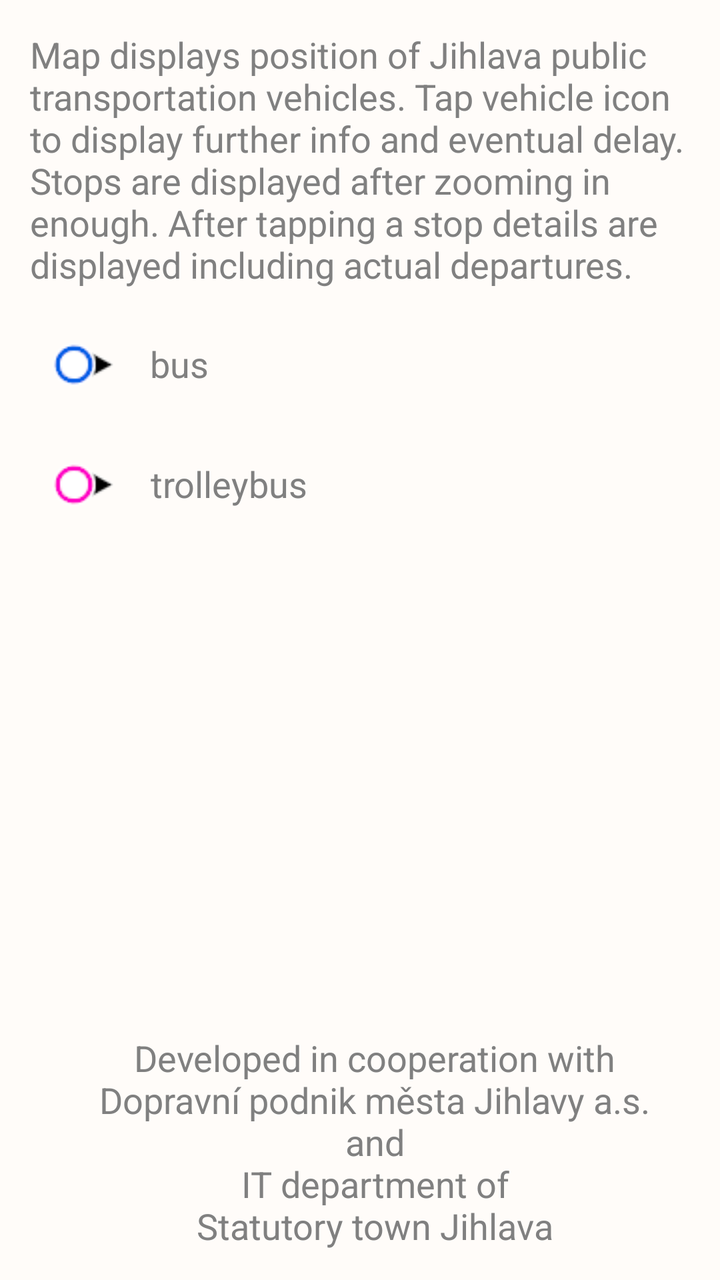
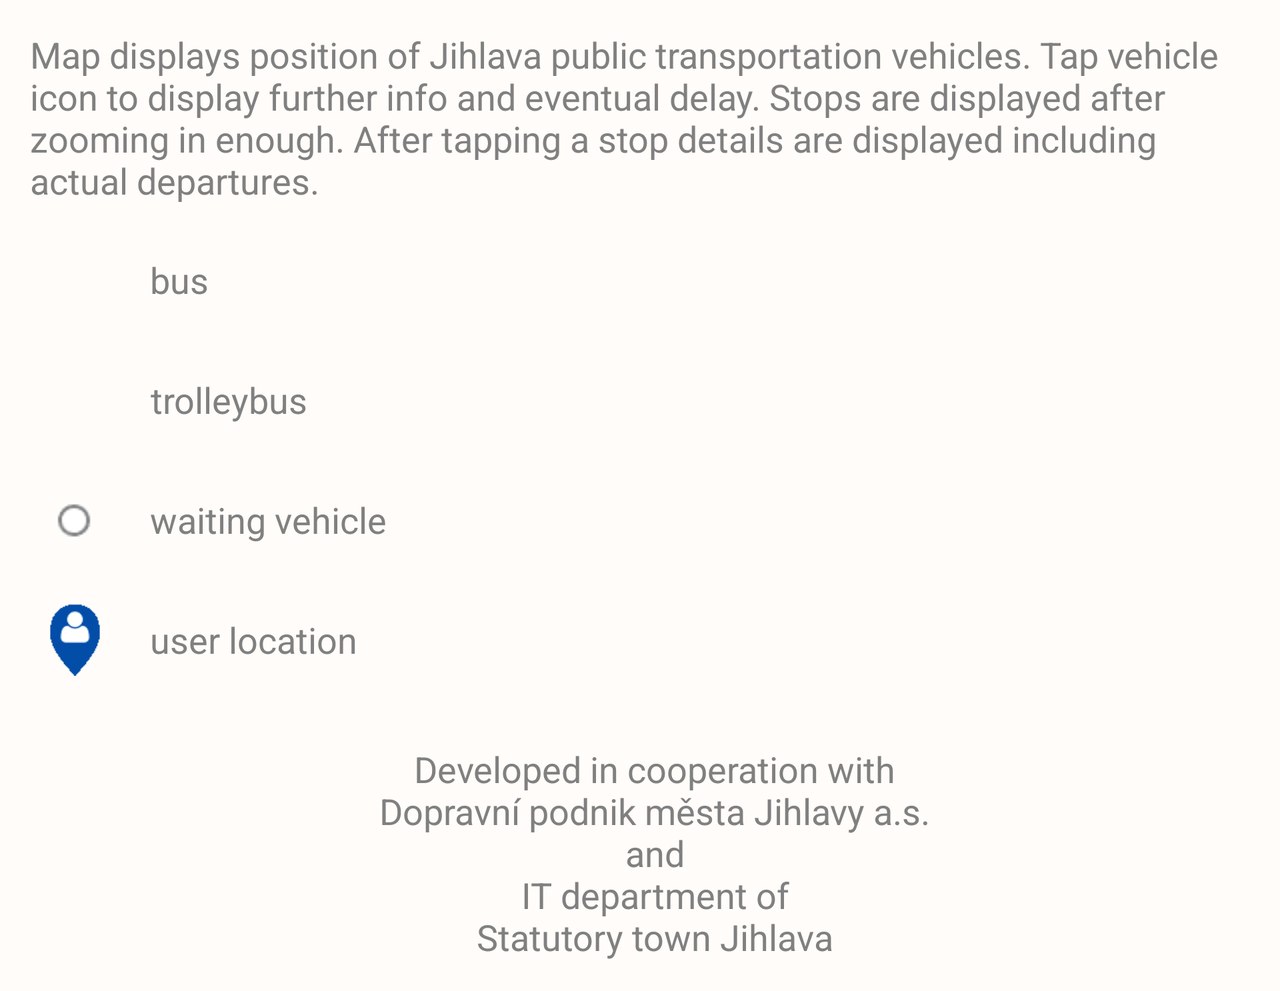

An Android layout and its configuration variant, each rendered on a device that would load it. The default file and the variant file are quoted in full after the pictures.
<!-- AndroidManifest.xml: application theme AppTheme -->
<!-- res/layout/activity_map_key.xml -->
<?xml version="1.0" encoding="utf-8"?>
<androidx.constraintlayout.widget.ConstraintLayout xmlns:android="http://schemas.android.com/apk/res/android"
    xmlns:app="http://schemas.android.com/apk/res-auto"
    xmlns:tools="http://schemas.android.com/tools"
    android:layout_width="match_parent"
    android:layout_height="match_parent"
    android:padding="15dp"
    tools:context=".activities.MapKeyActivity">

    <androidx.appcompat.widget.AppCompatTextView
        android:id="@+id/mapKeyText"
        app:layout_constraintTop_toTopOf="parent"
        android:layout_width="match_parent"
        android:layout_height="wrap_content"
        style="@style/labelTextView"
        android:textSize="18sp"
        android:text="@string/map_functionality_description" />

    <androidx.appcompat.widget.AppCompatImageView
        android:id="@+id/busIcon"
        android:layout_width="45dp"
        android:layout_height="45dp"
        app:layout_constraintTop_toBottomOf="@id/mapKeyText"
        app:layout_constraintStart_toStartOf="parent"
        android:layout_marginTop="15dp"
        android:src="@drawable/bus"
        android:rotation="90" />

    <androidx.appcompat.widget.AppCompatImageView
        android:id="@+id/trolleybusIcon"
        android:layout_width="45dp"
        android:layout_height="45dp"
        app:layout_constraintTop_toBottomOf="@id/busIcon"
        app:layout_constraintStart_toStartOf="parent"
        android:layout_marginTop="15dp"
        android:src="@drawable/trolleybus"
        android:rotation="90" />

    <androidx.appcompat.widget.AppCompatImageView
        android:id="@+id/waitingIcon"
        android:layout_width="45dp"
        android:layout_height="45dp"
        app:layout_constraintTop_toBottomOf="@id/trolleybusIcon"
        app:layout_constraintStart_toStartOf="parent"
        android:layout_marginTop="15dp"
        android:src="@drawable/waiting"
        android:rotation="90" />

    <androidx.appcompat.widget.AppCompatTextView
        android:id="@+id/busText"
        app:layout_constraintTop_toBottomOf="@id/mapKeyText"
        app:layout_constraintStart_toEndOf="@id/busIcon"
        android:layout_width="wrap_content"
        android:layout_height="45dp"
        style="@style/labelTextView"
        android:textSize="18sp"
        android:layout_marginTop="15dp"
        android:text="@string/bus"
        android:gravity="center"
        android:layout_marginStart="15dp" />

    <androidx.appcompat.widget.AppCompatTextView
    android:id="@+id/trolleybusText"
    app:layout_constraintTop_toBottomOf="@id/busText"
    app:layout_constraintStart_toEndOf="@id/trolleybusIcon"
    android:layout_width="wrap_content"
    android:layout_height="45dp"
    style="@style/labelTextView"
    android:textSize="18sp"
    android:layout_marginTop="15dp"
    android:text="@string/trolleybus"
    android:gravity="center"
    android:layout_marginStart="15dp" />

    <androidx.appcompat.widget.AppCompatTextView
        android:id="@+id/waitingText"
        app:layout_constraintTop_toBottomOf="@id/trolleybusText"
        app:layout_constraintStart_toEndOf="@id/waitingIcon"
        android:layout_width="wrap_content"
        android:layout_height="45dp"
        style="@style/labelTextView"
        android:textSize="18sp"
        android:layout_marginTop="15dp"
        android:text=""
        android:gravity="center"
        android:layout_marginStart="15dp" />

    <androidx.appcompat.widget.AppCompatTextView
        android:id="@+id/credits"
        app:layout_constraintBottom_toBottomOf="parent"
        app:layout_constraintStart_toStartOf="parent"
        android:layout_width="match_parent"
        android:layout_height="wrap_content"
        style="@style/labelTextView"
        android:textSize="18sp"
        android:text="@string/created"
        android:gravity="center"
        android:layout_marginStart="15dp" />

</androidx.constraintlayout.widget.ConstraintLayout>
<!-- resources referenced by this layout -->
<resources>
  <!-- drawable bus: png bitmap (drawable, 1277 bytes) -->
  <!-- drawable trolleybus: png bitmap (drawable, 1170 bytes) -->
  <!-- drawable waiting: png bitmap (mipmap-mdpi, 711 bytes) -->
  <string name="bus">bus</string>
  <string name="created">Developed in cooperation with\nDopravní podnik města Jihlavy a.s.\nand\nIT department of\nStatutory town Jihlava</string>
  <string name="map_functionality_description">Map displays position of Jihlava public transportation vehicles. Tap vehicle icon to display further info and eventual delay. Stops are displayed after zooming in enough. After tapping a stop details are displayed including actual departures.</string>
  <string name="trolleybus">trolleybus</string>
  <style name="labelTextView">
          <item name="android:layout_width">match_parent</item>
          <item name="android:layout_height">wrap_content</item>
          <item name="android:textStyle">normal</item>
          <item name="android:textSize">16sp</item>
          <item name="android:textColor">#808080</item>
      </style>
  <style name="AppTheme" parent="Theme.AppCompat.Light.DarkActionBar">
          
          <item name="colorPrimary">#024DA8</item>
          <item name="colorPrimaryDark">#013069</item>
          <item name="colorAccent">#1B7DF5</item>
          <item name="android:navigationBarColor">#013069</item>
          <item name="android:textColor">#483D3F</item>
          <item name="android:windowBackground">@drawable/background</item>
          <item name="android:colorBackground">#FFFCF9</item>
          <item name="android:datePickerStyle">@style/MyDatePicker</item>
          <item name="android:timePickerStyle">@style/MyTimePicker</item>
      </style>
  <!-- drawable background (drawable) -->
  <?xml version="1.0" encoding="utf-8"?>
  <shape xmlns:android="http://schemas.android.com/apk/res/android" android:shape="rectangle">
      <solid android:color="#FFFCF9"/>
  </shape>
  <style name="MyDatePicker" parent="android:Widget.Material.Light.DatePicker">
          <item name="android:datePickerMode">calendar</item>
  
          <item name="android:headerBackground">#024DA8</item>
      </style>
  <style name="MyTimePicker" parent="android:Widget.Material.Light.TimePicker">
          <item name="android:timePickerMode">clock</item>
  
          <item name="android:headerBackground">#024DA8</item>
          <item name="android:numbersTextColor">#483D3F</item>
          <item name="android:numbersBackgroundColor">#FFFCF9</item>
          <item name="android:numbersSelectorColor">#C9F0FF</item>
  
          <item name="colorControlActivated">#483D3F</item>
          <item name="colorAccent">#024DA8</item>
          <item name="android:textColorPrimary">#483D3F</item>
          <item name="android:textColorSecondary">#483D3F</item>
          <item name="android:numbersInnerTextColor" tools:targetApi="m">#483D3F</item>
      </style>
</resources>
<!-- res/layout-land/activity_map_key.xml (the repository's variant of the layout above) -->
<!-- drawn on the phone turned sideways -->
<?xml version="1.0" encoding="utf-8"?>
<androidx.core.widget.NestedScrollView android:layout_width="match_parent"
    xmlns:android="http://schemas.android.com/apk/res/android"
    android:layout_height="match_parent"
    android:fillViewport="true">

<androidx.constraintlayout.widget.ConstraintLayout
    xmlns:app="http://schemas.android.com/apk/res-auto"
    xmlns:tools="http://schemas.android.com/tools"
    android:layout_width="match_parent"
    android:layout_height="wrap_content"
    android:padding="15dp"
    tools:context=".activities.MapKeyActivity">

    <androidx.appcompat.widget.AppCompatTextView
        android:id="@+id/mapKeyText"
        app:layout_constraintTop_toTopOf="parent"
        android:layout_width="match_parent"
        android:layout_height="wrap_content"
        style="@style/labelTextView"
        android:textSize="18sp"
        android:text="@string/map_functionality_description" />

    <androidx.appcompat.widget.AppCompatImageView
        android:id="@+id/busIcon"
        android:layout_width="45dp"
        android:layout_height="45dp"
        app:layout_constraintTop_toBottomOf="@id/mapKeyText"
        app:layout_constraintStart_toStartOf="parent"
        android:layout_marginTop="15dp"
        android:src="@mipmap/bus"
        android:rotation="90" />

    <androidx.appcompat.widget.AppCompatImageView
        android:id="@+id/trolleybusIcon"
        android:layout_width="45dp"
        android:layout_height="45dp"
        app:layout_constraintTop_toBottomOf="@id/busIcon"
        app:layout_constraintStart_toStartOf="parent"
        android:layout_marginTop="15dp"
        android:src="@mipmap/trolleybus"
        android:rotation="90" />

    <androidx.appcompat.widget.AppCompatImageView
        android:id="@+id/waitingIcon"
        android:layout_width="45dp"
        android:layout_height="45dp"
        app:layout_constraintTop_toBottomOf="@id/trolleybusIcon"
        app:layout_constraintStart_toStartOf="parent"
        android:layout_marginTop="15dp"
        android:src="@mipmap/waiting"
        android:rotation="90" />

    <androidx.appcompat.widget.AppCompatImageView
        android:id="@+id/userIcon"
        android:layout_width="45dp"
        android:layout_height="45dp"
        app:layout_constraintTop_toBottomOf="@id/waitingIcon"
        app:layout_constraintStart_toStartOf="parent"
        android:layout_marginTop="15dp"
        android:src="@mipmap/user_location_icon"
        android:scaleY="0.8"
        android:scaleX="0.8"/>

    <androidx.appcompat.widget.AppCompatTextView
        android:id="@+id/busText"
        app:layout_constraintTop_toBottomOf="@id/mapKeyText"
        app:layout_constraintStart_toEndOf="@id/busIcon"
        android:layout_width="wrap_content"
        android:layout_height="45dp"
        style="@style/labelTextView"
        android:textSize="18sp"
        android:layout_marginTop="15dp"
        android:text="@string/bus"
        android:gravity="center"
        android:layout_marginStart="15dp" />

    <androidx.appcompat.widget.AppCompatTextView
    android:id="@+id/trolleybusText"
    app:layout_constraintTop_toBottomOf="@id/busText"
    app:layout_constraintStart_toEndOf="@id/trolleybusIcon"
    android:layout_width="wrap_content"
    android:layout_height="45dp"
    style="@style/labelTextView"
    android:textSize="18sp"
    android:layout_marginTop="15dp"
    android:text="@string/trolleybus"
    android:gravity="center"
    android:layout_marginStart="15dp" />

    <androidx.appcompat.widget.AppCompatTextView
        android:id="@+id/waitingText"
        app:layout_constraintTop_toBottomOf="@id/trolleybusText"
        app:layout_constraintStart_toEndOf="@id/waitingIcon"
        android:layout_width="wrap_content"
        android:layout_height="45dp"
        style="@style/labelTextView"
        android:textSize="18sp"
        android:layout_marginTop="15dp"
        android:text="@string/waiting_vehicle"
        android:gravity="center"
        android:layout_marginStart="15dp" />

    <androidx.appcompat.widget.AppCompatTextView
        android:id="@+id/userText"
        app:layout_constraintTop_toBottomOf="@id/waitingText"
        app:layout_constraintStart_toEndOf="@id/userIcon"
        android:layout_width="wrap_content"
        android:layout_height="45dp"
        style="@style/labelTextView"
        android:textSize="18sp"
        android:layout_marginTop="15dp"
        android:text="@string/map_key_user_location_description"
        android:gravity="center"
        android:layout_marginStart="15dp" />

    <androidx.appcompat.widget.AppCompatTextView
        android:id="@+id/credits"
        app:layout_constraintTop_toBottomOf="@id/userText"
        app:layout_constraintStart_toStartOf="parent"
        android:layout_width="match_parent"
        android:layout_height="wrap_content"
        android:layout_marginTop="30dp"
        style="@style/labelTextView"
        android:textSize="18sp"
        android:text="@string/created"
        android:gravity="center"
        android:layout_marginStart="15dp" />

</androidx.constraintlayout.widget.ConstraintLayout>
</androidx.core.widget.NestedScrollView>
<!-- resources referenced by the variant -->
<!-- as the phone turned sideways resolves them -->
<resources>
  <!-- mipmap bus: png bitmap (drawable, 1277 bytes) -->
  <!-- mipmap trolleybus: png bitmap (drawable, 1170 bytes) -->
  <!-- mipmap user_location_icon: png bitmap (mipmap-mdpi, 999 bytes) -->
  <!-- mipmap waiting: png bitmap (mipmap-mdpi, 711 bytes) -->
  <string name="bus">bus</string>
  <string name="created">Developed in cooperation with\nDopravní podnik města Jihlavy a.s.\nand\nIT department of\nStatutory town Jihlava</string>
  <string name="map_functionality_description">Map displays position of Jihlava public transportation vehicles. Tap vehicle icon to display further info and eventual delay. Stops are displayed after zooming in enough. After tapping a stop details are displayed including actual departures.</string>
  <string name="map_key_user_location_description">user location</string>
  <string name="trolleybus">trolleybus</string>
  <string name="waiting_vehicle">waiting vehicle</string>
  <style name="labelTextView">
          <item name="android:layout_width">match_parent</item>
          <item name="android:layout_height">wrap_content</item>
          <item name="android:textStyle">normal</item>
          <item name="android:textSize">16sp</item>
          <item name="android:textColor">#808080</item>
      </style>
  <style name="AppTheme" parent="Theme.AppCompat.Light.DarkActionBar">
          
          <item name="colorPrimary">#024DA8</item>
          <item name="colorPrimaryDark">#013069</item>
          <item name="colorAccent">#1B7DF5</item>
          <item name="android:navigationBarColor">#013069</item>
          <item name="android:textColor">#483D3F</item>
          <item name="android:windowBackground">@drawable/background</item>
          <item name="android:colorBackground">#FFFCF9</item>
          <item name="android:datePickerStyle">@style/MyDatePicker</item>
          <item name="android:timePickerStyle">@style/MyTimePicker</item>
      </style>
  <!-- drawable background (drawable) -->
  <?xml version="1.0" encoding="utf-8"?>
  <shape xmlns:android="http://schemas.android.com/apk/res/android" android:shape="rectangle">
      <solid android:color="#FFFCF9"/>
  </shape>
  <style name="MyDatePicker" parent="android:Widget.Material.Light.DatePicker">
          <item name="android:datePickerMode">calendar</item>
  
          <item name="android:headerBackground">#024DA8</item>
      </style>
  <style name="MyTimePicker" parent="android:Widget.Material.Light.TimePicker">
          <item name="android:timePickerMode">clock</item>
  
          <item name="android:headerBackground">#024DA8</item>
          <item name="android:numbersTextColor">#483D3F</item>
          <item name="android:numbersBackgroundColor">#FFFCF9</item>
          <item name="android:numbersSelectorColor">#C9F0FF</item>
  
          <item name="colorControlActivated">#483D3F</item>
          <item name="colorAccent">#024DA8</item>
          <item name="android:textColorPrimary">#483D3F</item>
          <item name="android:textColorSecondary">#483D3F</item>
          <item name="android:numbersInnerTextColor" tools:targetApi="m">#483D3F</item>
      </style>
</resources>
